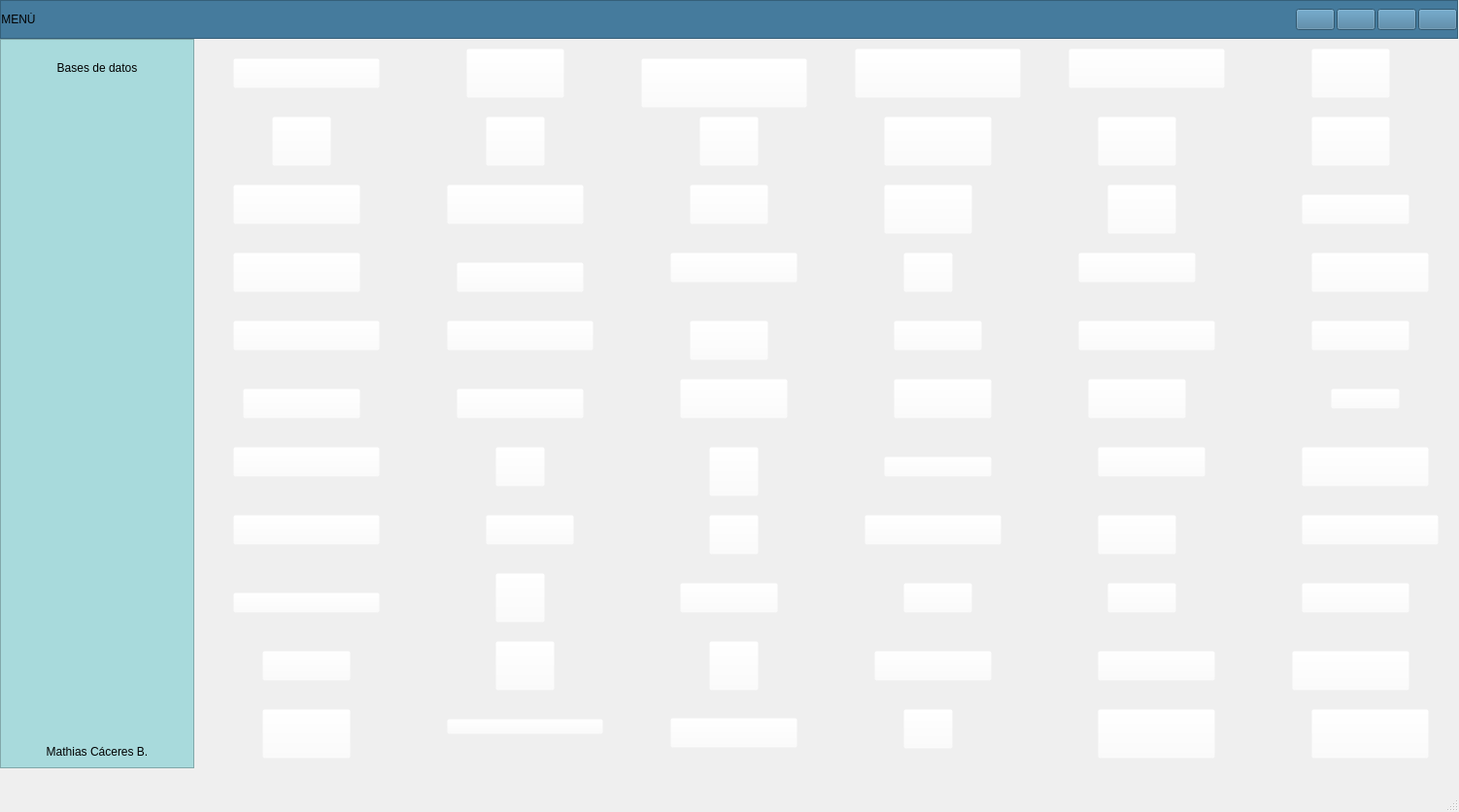
<?xml version="1.0" encoding="UTF-8"?>
<ui version="4.0">
 <class>MainWindow</class>
 <widget class="QMainWindow" name="MainWindow">
  <property name="geometry">
   <rect>
    <x>0</x>
    <y>0</y>
    <width>1502</width>
    <height>836</height>
   </rect>
  </property>
  <property name="windowTitle">
   <string>MainWindow</string>
  </property>
  <widget class="QWidget" name="centralwidget">
   <widget class="QFrame" name="Frame_Superior">
    <property name="geometry">
     <rect>
      <x>0</x>
      <y>0</y>
      <width>1501</width>
      <height>40</height>
     </rect>
    </property>
    <property name="minimumSize">
     <size>
      <width>0</width>
      <height>40</height>
     </size>
    </property>
    <property name="maximumSize">
     <size>
      <width>16777215</width>
      <height>40</height>
     </size>
    </property>
    <property name="styleSheet">
     <string notr="true">background-color: rgb(69, 123, 157);</string>
    </property>
    <property name="frameShape">
     <enum>QFrame::StyledPanel</enum>
    </property>
    <property name="frameShadow">
     <enum>QFrame::Raised</enum>
    </property>
    <layout class="QHBoxLayout" name="horizontalLayout_2">
     <property name="spacing">
      <number>2</number>
     </property>
     <property name="leftMargin">
      <number>0</number>
     </property>
     <property name="topMargin">
      <number>0</number>
     </property>
     <property name="rightMargin">
      <number>0</number>
     </property>
     <property name="bottomMargin">
      <number>0</number>
     </property>
     <item>
      <widget class="QPushButton" name="btn_menu">
       <property name="minimumSize">
        <size>
         <width>0</width>
         <height>0</height>
        </size>
       </property>
       <property name="maximumSize">
        <size>
         <width>16777215</width>
         <height>16777215</height>
        </size>
       </property>
       <property name="layoutDirection">
        <enum>Qt::LeftToRight</enum>
       </property>
       <property name="styleSheet">
        <string notr="true">QPushButton{
background-color:#457b9d;
font:87 12pt&quot;Arial Black&quot;;
border-radius:0px;
}

QPushButton:hover{
background-color: #a8dadc;
font:87 12pt&quot;Arial Back&quot;;
border-radius:0px;
}</string>
       </property>
       <property name="text">
        <string>MENÚ</string>
       </property>
       <property name="icon">
        <iconset>
         <normaloff>../../../Imagenes/bars-solid.svg</normaloff>../../../Imagenes/bars-solid.svg</iconset>
       </property>
      </widget>
     </item>
     <item>
      <spacer name="horizontalSpacer">
       <property name="orientation">
        <enum>Qt::Horizontal</enum>
       </property>
       <property name="sizeHint" stdset="0">
        <size>
         <width>523</width>
         <height>20</height>
        </size>
       </property>
      </spacer>
     </item>
     <item>
      <widget class="QPushButton" name="btn_minimizar">
       <property name="styleSheet">
        <string notr="true">QPushButtom{
border:0px;
}
QPushButton:hover{
border:5px solid #a8dadc;
background-color:#a8dadc;
}
</string>
       </property>
       <property name="text">
        <string/>
       </property>
       <property name="icon">
        <iconset>
         <normaloff>../../../Imagenes/window-minimize-solid.svg</normaloff>../../../Imagenes/window-minimize-solid.svg</iconset>
       </property>
      </widget>
     </item>
     <item>
      <widget class="QPushButton" name="btn_restaurar">
       <property name="styleSheet">
        <string notr="true">QPushButtom{
border:0px;
}
QPushButton:hover{
border:5px solid #a8dadc;
background-color:#a8dadc;
}</string>
       </property>
       <property name="text">
        <string/>
       </property>
       <property name="icon">
        <iconset>
         <normaloff>../../../Imagenes/window-restore-regular.svg</normaloff>../../../Imagenes/window-restore-regular.svg</iconset>
       </property>
      </widget>
     </item>
     <item>
      <widget class="QPushButton" name="btn_maximizar">
       <property name="styleSheet">
        <string notr="true">QPushButtom{
border:0px;
}
QPushButton:hover{
border:5px solid #a8dadc;
background-color:#a8dadc;
}</string>
       </property>
       <property name="text">
        <string/>
       </property>
       <property name="icon">
        <iconset>
         <normaloff>../../../Imagenes/window-maximize-solid.svg</normaloff>../../../Imagenes/window-maximize-solid.svg</iconset>
       </property>
      </widget>
     </item>
     <item>
      <widget class="QPushButton" name="btn_cerrar">
       <property name="maximumSize">
        <size>
         <width>16777215</width>
         <height>16777215</height>
        </size>
       </property>
       <property name="styleSheet">
        <string notr="true">QPushButtom{
border:0px;
}
QPushButton:hover{
border:5px solid #a8dadc;
background-color:#a8dadc;
}</string>
       </property>
       <property name="text">
        <string/>
       </property>
       <property name="icon">
        <iconset>
         <normaloff>../../../Imagenes/times-circle-solid.svg</normaloff>../../../Imagenes/times-circle-solid.svg</iconset>
       </property>
      </widget>
     </item>
    </layout>
   </widget>
   <widget class="QFrame" name="Frame_Inferior_Izq">
    <property name="geometry">
     <rect>
      <x>0</x>
      <y>40</y>
      <width>200</width>
      <height>751</height>
     </rect>
    </property>
    <property name="minimumSize">
     <size>
      <width>200</width>
      <height>0</height>
     </size>
    </property>
    <property name="maximumSize">
     <size>
      <width>200</width>
      <height>16777215</height>
     </size>
    </property>
    <property name="styleSheet">
     <string notr="true">QFrame{
background-color:#a8dadc;}

QPushButton{
background-color:#a8dadc;
border-top-left-radius: 20px;
border-bottom-left-radius: 20px;
font: 75 12pt &quot;Arial Narrow&quot;;
}
QPushButton:hover{
background-color:#a8dadc;
border-top-left-radius:20px;
border-bottom-left-radius:20px;
font: 75 12pt&quot;Arial Narrow&quot;;
}</string>
    </property>
    <property name="frameShape">
     <enum>QFrame::StyledPanel</enum>
    </property>
    <property name="frameShadow">
     <enum>QFrame::Raised</enum>
    </property>
    <layout class="QVBoxLayout" name="verticalLayout_3">
     <item>
      <widget class="QPushButton" name="pushButton_6">
       <property name="minimumSize">
        <size>
         <width>0</width>
         <height>40</height>
        </size>
       </property>
       <property name="maximumSize">
        <size>
         <width>16777215</width>
         <height>40</height>
        </size>
       </property>
       <property name="styleSheet">
        <string notr="true">QFrame{
background-color:#a8dadc;}

QPushButton{
background-color:#a8dadc;
border-top-left-radius: 20px;
border-bottom-left-radius: 20px;
font: 75 12pt &quot;Arial Narrow&quot;;
}
QPushButton:hover{
background-color:#f1faee;
border-top-left-radius:20px;
border-bottom-left-radius:20px;
font: 75 12pt&quot;Arial Narrow&quot;;
}
</string>
       </property>
       <property name="text">
        <string>Bases de datos</string>
       </property>
       <property name="icon">
        <iconset>
         <normaloff>../../../Imagenes/pencil-ruler-solid.svg</normaloff>../../../Imagenes/pencil-ruler-solid.svg</iconset>
       </property>
      </widget>
     </item>
     <item>
      <spacer name="verticalSpacer">
       <property name="orientation">
        <enum>Qt::Vertical</enum>
       </property>
       <property name="sizeHint" stdset="0">
        <size>
         <width>20</width>
         <height>194</height>
        </size>
       </property>
      </spacer>
     </item>
     <item>
      <widget class="QLabel" name="label">
       <property name="text">
        <string>Mathias Cáceres B.</string>
       </property>
       <property name="alignment">
        <set>Qt::AlignCenter</set>
       </property>
      </widget>
     </item>
    </layout>
   </widget>
   <widget class="QLabel" name="label_2">
    <property name="geometry">
     <rect>
      <x>200</x>
      <y>40</y>
      <width>1311</width>
      <height>751</height>
     </rect>
    </property>
    <property name="styleSheet">
     <string notr="true">background-image: url(:/Imagenes/parte1.png);
border-image: url(:/Imagenes/parte1.png);</string>
    </property>
    <property name="text">
     <string/>
    </property>
    <property name="scaledContents">
     <bool>true</bool>
    </property>
   </widget>
   <widget class="QPushButton" name="pushButton_2">
    <property name="geometry">
     <rect>
      <x>240</x>
      <y>60</y>
      <width>151</width>
      <height>31</height>
     </rect>
    </property>
    <property name="styleSheet">
     <string notr="true">background-color: rgba(255, 255, 255, 0);</string>
    </property>
    <property name="text">
     <string/>
    </property>
   </widget>
   <widget class="QPushButton" name="pushButton_3">
    <property name="geometry">
     <rect>
      <x>480</x>
      <y>50</y>
      <width>101</width>
      <height>51</height>
     </rect>
    </property>
    <property name="styleSheet">
     <string notr="true">background-color: rgba(255, 255, 255, 0);</string>
    </property>
    <property name="text">
     <string/>
    </property>
   </widget>
   <widget class="QPushButton" name="pushButton_4">
    <property name="geometry">
     <rect>
      <x>660</x>
      <y>60</y>
      <width>171</width>
      <height>51</height>
     </rect>
    </property>
    <property name="styleSheet">
     <string notr="true">background-color: rgba(255, 255, 255, 0);</string>
    </property>
    <property name="text">
     <string/>
    </property>
   </widget>
   <widget class="QPushButton" name="pushButton_5">
    <property name="geometry">
     <rect>
      <x>880</x>
      <y>50</y>
      <width>171</width>
      <height>51</height>
     </rect>
    </property>
    <property name="styleSheet">
     <string notr="true">background-color: rgba(255, 255, 255, 0);</string>
    </property>
    <property name="text">
     <string/>
    </property>
   </widget>
   <widget class="QPushButton" name="pushButton_7">
    <property name="geometry">
     <rect>
      <x>1100</x>
      <y>50</y>
      <width>161</width>
      <height>41</height>
     </rect>
    </property>
    <property name="styleSheet">
     <string notr="true">background-color: rgba(255, 255, 255, 0);</string>
    </property>
    <property name="text">
     <string/>
    </property>
   </widget>
   <widget class="QPushButton" name="pushButton_8">
    <property name="geometry">
     <rect>
      <x>1350</x>
      <y>50</y>
      <width>81</width>
      <height>51</height>
     </rect>
    </property>
    <property name="styleSheet">
     <string notr="true">background-color: rgba(255, 255, 255, 0);</string>
    </property>
    <property name="text">
     <string/>
    </property>
   </widget>
   <widget class="QPushButton" name="pushButton_9">
    <property name="geometry">
     <rect>
      <x>280</x>
      <y>120</y>
      <width>61</width>
      <height>51</height>
     </rect>
    </property>
    <property name="styleSheet">
     <string notr="true">background-color: rgba(255, 255, 255, 0);</string>
    </property>
    <property name="text">
     <string/>
    </property>
   </widget>
   <widget class="QPushButton" name="pushButton_10">
    <property name="geometry">
     <rect>
      <x>500</x>
      <y>120</y>
      <width>61</width>
      <height>51</height>
     </rect>
    </property>
    <property name="styleSheet">
     <string notr="true">background-color: rgba(255, 255, 255, 0);</string>
    </property>
    <property name="text">
     <string/>
    </property>
   </widget>
   <widget class="QPushButton" name="pushButton_11">
    <property name="geometry">
     <rect>
      <x>720</x>
      <y>120</y>
      <width>61</width>
      <height>51</height>
     </rect>
    </property>
    <property name="styleSheet">
     <string notr="true">background-color: rgba(255, 255, 255, 0);</string>
    </property>
    <property name="text">
     <string/>
    </property>
   </widget>
   <widget class="QPushButton" name="pushButton_12">
    <property name="geometry">
     <rect>
      <x>910</x>
      <y>120</y>
      <width>111</width>
      <height>51</height>
     </rect>
    </property>
    <property name="styleSheet">
     <string notr="true">background-color: rgba(255, 255, 255, 0);</string>
    </property>
    <property name="text">
     <string/>
    </property>
   </widget>
   <widget class="QPushButton" name="pushButton_13">
    <property name="geometry">
     <rect>
      <x>1130</x>
      <y>120</y>
      <width>81</width>
      <height>51</height>
     </rect>
    </property>
    <property name="styleSheet">
     <string notr="true">background-color: rgba(255, 255, 255, 0);</string>
    </property>
    <property name="text">
     <string/>
    </property>
   </widget>
   <widget class="QPushButton" name="pushButton_14">
    <property name="geometry">
     <rect>
      <x>1350</x>
      <y>120</y>
      <width>81</width>
      <height>51</height>
     </rect>
    </property>
    <property name="styleSheet">
     <string notr="true">background-color: rgba(255, 255, 255, 0);</string>
    </property>
    <property name="text">
     <string/>
    </property>
   </widget>
   <widget class="QPushButton" name="pushButton_15">
    <property name="geometry">
     <rect>
      <x>240</x>
      <y>190</y>
      <width>131</width>
      <height>41</height>
     </rect>
    </property>
    <property name="styleSheet">
     <string notr="true">background-color: rgba(255, 255, 255, 0);</string>
    </property>
    <property name="text">
     <string/>
    </property>
   </widget>
   <widget class="QPushButton" name="pushButton_16">
    <property name="geometry">
     <rect>
      <x>460</x>
      <y>190</y>
      <width>141</width>
      <height>41</height>
     </rect>
    </property>
    <property name="styleSheet">
     <string notr="true">background-color: rgba(255, 255, 255, 0);</string>
    </property>
    <property name="text">
     <string/>
    </property>
   </widget>
   <widget class="QPushButton" name="pushButton_17">
    <property name="geometry">
     <rect>
      <x>710</x>
      <y>190</y>
      <width>81</width>
      <height>41</height>
     </rect>
    </property>
    <property name="styleSheet">
     <string notr="true">background-color: rgba(255, 255, 255, 0);</string>
    </property>
    <property name="text">
     <string/>
    </property>
   </widget>
   <widget class="QPushButton" name="pushButton_18">
    <property name="geometry">
     <rect>
      <x>910</x>
      <y>190</y>
      <width>91</width>
      <height>51</height>
     </rect>
    </property>
    <property name="styleSheet">
     <string notr="true">background-color: rgba(255, 255, 255, 0);</string>
    </property>
    <property name="text">
     <string/>
    </property>
   </widget>
   <widget class="QPushButton" name="pushButton_19">
    <property name="geometry">
     <rect>
      <x>1140</x>
      <y>190</y>
      <width>71</width>
      <height>51</height>
     </rect>
    </property>
    <property name="styleSheet">
     <string notr="true">background-color: rgba(255, 255, 255, 0);</string>
    </property>
    <property name="text">
     <string/>
    </property>
   </widget>
   <widget class="QPushButton" name="pushButton_20">
    <property name="geometry">
     <rect>
      <x>1340</x>
      <y>200</y>
      <width>111</width>
      <height>31</height>
     </rect>
    </property>
    <property name="styleSheet">
     <string notr="true">background-color: rgba(255, 255, 255, 0);</string>
    </property>
    <property name="text">
     <string/>
    </property>
   </widget>
   <widget class="QPushButton" name="pushButton_21">
    <property name="geometry">
     <rect>
      <x>240</x>
      <y>260</y>
      <width>131</width>
      <height>41</height>
     </rect>
    </property>
    <property name="styleSheet">
     <string notr="true">background-color: rgba(255, 255, 255, 0);</string>
    </property>
    <property name="text">
     <string/>
    </property>
   </widget>
   <widget class="QPushButton" name="pushButton_22">
    <property name="geometry">
     <rect>
      <x>470</x>
      <y>270</y>
      <width>131</width>
      <height>31</height>
     </rect>
    </property>
    <property name="styleSheet">
     <string notr="true">background-color: rgba(255, 255, 255, 0);</string>
    </property>
    <property name="text">
     <string/>
    </property>
   </widget>
   <widget class="QPushButton" name="pushButton_23">
    <property name="geometry">
     <rect>
      <x>690</x>
      <y>260</y>
      <width>131</width>
      <height>31</height>
     </rect>
    </property>
    <property name="styleSheet">
     <string notr="true">background-color: rgba(255, 255, 255, 0);</string>
    </property>
    <property name="text">
     <string/>
    </property>
   </widget>
   <widget class="QPushButton" name="pushButton_24">
    <property name="geometry">
     <rect>
      <x>930</x>
      <y>260</y>
      <width>51</width>
      <height>41</height>
     </rect>
    </property>
    <property name="styleSheet">
     <string notr="true">background-color: rgba(255, 255, 255, 0);</string>
    </property>
    <property name="text">
     <string/>
    </property>
   </widget>
   <widget class="QPushButton" name="pushButton_25">
    <property name="geometry">
     <rect>
      <x>1110</x>
      <y>260</y>
      <width>121</width>
      <height>31</height>
     </rect>
    </property>
    <property name="styleSheet">
     <string notr="true">background-color: rgba(255, 255, 255, 0);</string>
    </property>
    <property name="text">
     <string/>
    </property>
   </widget>
   <widget class="QPushButton" name="pushButton_26">
    <property name="geometry">
     <rect>
      <x>1350</x>
      <y>260</y>
      <width>121</width>
      <height>41</height>
     </rect>
    </property>
    <property name="styleSheet">
     <string notr="true">background-color: rgba(255, 255, 255, 0);</string>
    </property>
    <property name="text">
     <string/>
    </property>
   </widget>
   <widget class="QPushButton" name="pushButton_27">
    <property name="geometry">
     <rect>
      <x>240</x>
      <y>330</y>
      <width>151</width>
      <height>31</height>
     </rect>
    </property>
    <property name="styleSheet">
     <string notr="true">background-color: rgba(255, 255, 255, 0);</string>
    </property>
    <property name="text">
     <string/>
    </property>
   </widget>
   <widget class="QPushButton" name="pushButton_28">
    <property name="geometry">
     <rect>
      <x>460</x>
      <y>330</y>
      <width>151</width>
      <height>31</height>
     </rect>
    </property>
    <property name="styleSheet">
     <string notr="true">background-color: rgba(255, 255, 255, 0);</string>
    </property>
    <property name="text">
     <string/>
    </property>
   </widget>
   <widget class="QPushButton" name="pushButton_29">
    <property name="geometry">
     <rect>
      <x>710</x>
      <y>330</y>
      <width>81</width>
      <height>41</height>
     </rect>
    </property>
    <property name="styleSheet">
     <string notr="true">background-color: rgba(255, 255, 255, 0);</string>
    </property>
    <property name="text">
     <string/>
    </property>
   </widget>
   <widget class="QPushButton" name="pushButton_30">
    <property name="geometry">
     <rect>
      <x>920</x>
      <y>330</y>
      <width>91</width>
      <height>31</height>
     </rect>
    </property>
    <property name="styleSheet">
     <string notr="true">background-color: rgba(255, 255, 255, 0);</string>
    </property>
    <property name="text">
     <string/>
    </property>
   </widget>
   <widget class="QPushButton" name="pushButton_31">
    <property name="geometry">
     <rect>
      <x>1110</x>
      <y>330</y>
      <width>141</width>
      <height>31</height>
     </rect>
    </property>
    <property name="styleSheet">
     <string notr="true">background-color: rgba(255, 255, 255, 0);</string>
    </property>
    <property name="text">
     <string/>
    </property>
   </widget>
   <widget class="QPushButton" name="pushButton_32">
    <property name="geometry">
     <rect>
      <x>1350</x>
      <y>330</y>
      <width>101</width>
      <height>31</height>
     </rect>
    </property>
    <property name="styleSheet">
     <string notr="true">background-color: rgba(255, 255, 255, 0);</string>
    </property>
    <property name="text">
     <string/>
    </property>
   </widget>
   <widget class="QPushButton" name="pushButton_33">
    <property name="geometry">
     <rect>
      <x>250</x>
      <y>400</y>
      <width>121</width>
      <height>31</height>
     </rect>
    </property>
    <property name="styleSheet">
     <string notr="true">background-color: rgba(255, 255, 255, 0);</string>
    </property>
    <property name="text">
     <string/>
    </property>
   </widget>
   <widget class="QPushButton" name="pushButton_34">
    <property name="geometry">
     <rect>
      <x>470</x>
      <y>400</y>
      <width>131</width>
      <height>31</height>
     </rect>
    </property>
    <property name="styleSheet">
     <string notr="true">background-color: rgba(255, 255, 255, 0);</string>
    </property>
    <property name="text">
     <string/>
    </property>
   </widget>
   <widget class="QPushButton" name="pushButton_35">
    <property name="geometry">
     <rect>
      <x>700</x>
      <y>390</y>
      <width>111</width>
      <height>41</height>
     </rect>
    </property>
    <property name="styleSheet">
     <string notr="true">background-color: rgba(255, 255, 255, 0);</string>
    </property>
    <property name="text">
     <string/>
    </property>
   </widget>
   <widget class="QPushButton" name="pushButton_36">
    <property name="geometry">
     <rect>
      <x>920</x>
      <y>390</y>
      <width>101</width>
      <height>41</height>
     </rect>
    </property>
    <property name="styleSheet">
     <string notr="true">background-color: rgba(255, 255, 255, 0);</string>
    </property>
    <property name="text">
     <string/>
    </property>
   </widget>
   <widget class="QPushButton" name="pushButton_37">
    <property name="geometry">
     <rect>
      <x>1120</x>
      <y>390</y>
      <width>101</width>
      <height>41</height>
     </rect>
    </property>
    <property name="styleSheet">
     <string notr="true">background-color: rgba(255, 255, 255, 0);</string>
    </property>
    <property name="text">
     <string/>
    </property>
   </widget>
   <widget class="QPushButton" name="pushButton_38">
    <property name="geometry">
     <rect>
      <x>1370</x>
      <y>400</y>
      <width>71</width>
      <height>21</height>
     </rect>
    </property>
    <property name="styleSheet">
     <string notr="true">background-color: rgba(255, 255, 255, 0);</string>
    </property>
    <property name="text">
     <string/>
    </property>
   </widget>
   <widget class="QPushButton" name="pushButton_39">
    <property name="geometry">
     <rect>
      <x>240</x>
      <y>460</y>
      <width>151</width>
      <height>31</height>
     </rect>
    </property>
    <property name="styleSheet">
     <string notr="true">background-color: rgba(255, 255, 255, 0);</string>
    </property>
    <property name="text">
     <string/>
    </property>
   </widget>
   <widget class="QPushButton" name="pushButton_40">
    <property name="geometry">
     <rect>
      <x>510</x>
      <y>460</y>
      <width>51</width>
      <height>41</height>
     </rect>
    </property>
    <property name="styleSheet">
     <string notr="true">background-color: rgba(255, 255, 255, 0);</string>
    </property>
    <property name="text">
     <string/>
    </property>
   </widget>
   <widget class="QPushButton" name="pushButton_41">
    <property name="geometry">
     <rect>
      <x>730</x>
      <y>460</y>
      <width>51</width>
      <height>51</height>
     </rect>
    </property>
    <property name="styleSheet">
     <string notr="true">background-color: rgba(255, 255, 255, 0);</string>
    </property>
    <property name="text">
     <string/>
    </property>
   </widget>
   <widget class="QPushButton" name="pushButton_42">
    <property name="geometry">
     <rect>
      <x>910</x>
      <y>470</y>
      <width>111</width>
      <height>21</height>
     </rect>
    </property>
    <property name="styleSheet">
     <string notr="true">background-color: rgba(255, 255, 255, 0);</string>
    </property>
    <property name="text">
     <string/>
    </property>
   </widget>
   <widget class="QPushButton" name="pushButton_43">
    <property name="geometry">
     <rect>
      <x>1130</x>
      <y>460</y>
      <width>111</width>
      <height>31</height>
     </rect>
    </property>
    <property name="styleSheet">
     <string notr="true">background-color: rgba(255, 255, 255, 0);</string>
    </property>
    <property name="text">
     <string/>
    </property>
   </widget>
   <widget class="QPushButton" name="pushButton_44">
    <property name="geometry">
     <rect>
      <x>1340</x>
      <y>460</y>
      <width>131</width>
      <height>41</height>
     </rect>
    </property>
    <property name="styleSheet">
     <string notr="true">background-color: rgba(255, 255, 255, 0);</string>
    </property>
    <property name="text">
     <string/>
    </property>
   </widget>
   <widget class="QPushButton" name="pushButton_45">
    <property name="geometry">
     <rect>
      <x>240</x>
      <y>530</y>
      <width>151</width>
      <height>31</height>
     </rect>
    </property>
    <property name="styleSheet">
     <string notr="true">background-color: rgba(255, 255, 255, 0);</string>
    </property>
    <property name="text">
     <string/>
    </property>
   </widget>
   <widget class="QPushButton" name="pushButton_46">
    <property name="geometry">
     <rect>
      <x>500</x>
      <y>530</y>
      <width>91</width>
      <height>31</height>
     </rect>
    </property>
    <property name="styleSheet">
     <string notr="true">background-color: rgba(255, 255, 255, 0);</string>
    </property>
    <property name="text">
     <string/>
    </property>
   </widget>
   <widget class="QPushButton" name="pushButton_47">
    <property name="geometry">
     <rect>
      <x>730</x>
      <y>530</y>
      <width>51</width>
      <height>41</height>
     </rect>
    </property>
    <property name="styleSheet">
     <string notr="true">background-color: rgba(255, 255, 255, 0);</string>
    </property>
    <property name="text">
     <string/>
    </property>
   </widget>
   <widget class="QPushButton" name="pushButton_48">
    <property name="geometry">
     <rect>
      <x>890</x>
      <y>530</y>
      <width>141</width>
      <height>31</height>
     </rect>
    </property>
    <property name="styleSheet">
     <string notr="true">background-color: rgba(255, 255, 255, 0);</string>
    </property>
    <property name="text">
     <string/>
    </property>
   </widget>
   <widget class="QPushButton" name="pushButton_49">
    <property name="geometry">
     <rect>
      <x>1130</x>
      <y>530</y>
      <width>81</width>
      <height>41</height>
     </rect>
    </property>
    <property name="styleSheet">
     <string notr="true">background-color: rgba(255, 255, 255, 0);</string>
    </property>
    <property name="text">
     <string/>
    </property>
   </widget>
   <widget class="QPushButton" name="pushButton_50">
    <property name="geometry">
     <rect>
      <x>1340</x>
      <y>530</y>
      <width>141</width>
      <height>31</height>
     </rect>
    </property>
    <property name="styleSheet">
     <string notr="true">background-color: rgba(255, 255, 255, 0);</string>
    </property>
    <property name="text">
     <string/>
    </property>
   </widget>
   <widget class="QPushButton" name="pushButton_51">
    <property name="geometry">
     <rect>
      <x>240</x>
      <y>610</y>
      <width>151</width>
      <height>21</height>
     </rect>
    </property>
    <property name="styleSheet">
     <string notr="true">background-color: rgba(255, 255, 255, 0);</string>
    </property>
    <property name="text">
     <string/>
    </property>
   </widget>
   <widget class="QPushButton" name="pushButton_52">
    <property name="geometry">
     <rect>
      <x>510</x>
      <y>590</y>
      <width>51</width>
      <height>51</height>
     </rect>
    </property>
    <property name="styleSheet">
     <string notr="true">background-color: rgba(255, 255, 255, 0);</string>
    </property>
    <property name="text">
     <string/>
    </property>
   </widget>
   <widget class="QPushButton" name="pushButton_53">
    <property name="geometry">
     <rect>
      <x>700</x>
      <y>600</y>
      <width>101</width>
      <height>31</height>
     </rect>
    </property>
    <property name="styleSheet">
     <string notr="true">background-color: rgba(255, 255, 255, 0);</string>
    </property>
    <property name="text">
     <string/>
    </property>
   </widget>
   <widget class="QPushButton" name="pushButton_54">
    <property name="geometry">
     <rect>
      <x>930</x>
      <y>600</y>
      <width>71</width>
      <height>31</height>
     </rect>
    </property>
    <property name="styleSheet">
     <string notr="true">background-color: rgba(255, 255, 255, 0);</string>
    </property>
    <property name="text">
     <string/>
    </property>
   </widget>
   <widget class="QPushButton" name="pushButton_55">
    <property name="geometry">
     <rect>
      <x>1140</x>
      <y>600</y>
      <width>71</width>
      <height>31</height>
     </rect>
    </property>
    <property name="styleSheet">
     <string notr="true">background-color: rgba(255, 255, 255, 0);</string>
    </property>
    <property name="text">
     <string/>
    </property>
   </widget>
   <widget class="QPushButton" name="pushButton_56">
    <property name="geometry">
     <rect>
      <x>1340</x>
      <y>600</y>
      <width>111</width>
      <height>31</height>
     </rect>
    </property>
    <property name="styleSheet">
     <string notr="true">background-color: rgba(255, 255, 255, 0);</string>
    </property>
    <property name="text">
     <string/>
    </property>
   </widget>
   <widget class="QPushButton" name="pushButton_57">
    <property name="geometry">
     <rect>
      <x>270</x>
      <y>670</y>
      <width>91</width>
      <height>31</height>
     </rect>
    </property>
    <property name="styleSheet">
     <string notr="true">background-color: rgba(255, 255, 255, 0);</string>
    </property>
    <property name="text">
     <string/>
    </property>
   </widget>
   <widget class="QPushButton" name="pushButton_58">
    <property name="geometry">
     <rect>
      <x>510</x>
      <y>660</y>
      <width>61</width>
      <height>51</height>
     </rect>
    </property>
    <property name="styleSheet">
     <string notr="true">background-color: rgba(255, 255, 255, 0);</string>
    </property>
    <property name="text">
     <string/>
    </property>
   </widget>
   <widget class="QPushButton" name="pushButton_59">
    <property name="geometry">
     <rect>
      <x>730</x>
      <y>660</y>
      <width>51</width>
      <height>51</height>
     </rect>
    </property>
    <property name="styleSheet">
     <string notr="true">background-color: rgba(255, 255, 255, 0);</string>
    </property>
    <property name="text">
     <string/>
    </property>
   </widget>
   <widget class="QPushButton" name="pushButton_60">
    <property name="geometry">
     <rect>
      <x>900</x>
      <y>670</y>
      <width>121</width>
      <height>31</height>
     </rect>
    </property>
    <property name="styleSheet">
     <string notr="true">background-color: rgba(255, 255, 255, 0);</string>
    </property>
    <property name="text">
     <string/>
    </property>
   </widget>
   <widget class="QPushButton" name="pushButton_61">
    <property name="geometry">
     <rect>
      <x>1130</x>
      <y>670</y>
      <width>121</width>
      <height>31</height>
     </rect>
    </property>
    <property name="styleSheet">
     <string notr="true">background-color: rgba(255, 255, 255, 0);</string>
    </property>
    <property name="text">
     <string/>
    </property>
   </widget>
   <widget class="QPushButton" name="pushButton_62">
    <property name="geometry">
     <rect>
      <x>1330</x>
      <y>670</y>
      <width>121</width>
      <height>41</height>
     </rect>
    </property>
    <property name="styleSheet">
     <string notr="true">background-color: rgba(255, 255, 255, 0);</string>
    </property>
    <property name="text">
     <string/>
    </property>
   </widget>
   <widget class="QPushButton" name="pushButton_63">
    <property name="geometry">
     <rect>
      <x>270</x>
      <y>730</y>
      <width>91</width>
      <height>51</height>
     </rect>
    </property>
    <property name="styleSheet">
     <string notr="true">background-color: rgba(255, 255, 255, 0);</string>
    </property>
    <property name="text">
     <string/>
    </property>
   </widget>
   <widget class="QPushButton" name="pushButton_64">
    <property name="geometry">
     <rect>
      <x>460</x>
      <y>740</y>
      <width>161</width>
      <height>16</height>
     </rect>
    </property>
    <property name="styleSheet">
     <string notr="true">background-color: rgba(255, 255, 255, 0);</string>
    </property>
    <property name="text">
     <string/>
    </property>
   </widget>
   <widget class="QPushButton" name="pushButton_65">
    <property name="geometry">
     <rect>
      <x>690</x>
      <y>739</y>
      <width>131</width>
      <height>31</height>
     </rect>
    </property>
    <property name="styleSheet">
     <string notr="true">background-color: rgba(255, 255, 255, 0);</string>
    </property>
    <property name="text">
     <string/>
    </property>
   </widget>
   <widget class="QPushButton" name="pushButton_66">
    <property name="geometry">
     <rect>
      <x>930</x>
      <y>730</y>
      <width>51</width>
      <height>41</height>
     </rect>
    </property>
    <property name="styleSheet">
     <string notr="true">background-color: rgba(255, 255, 255, 0);</string>
    </property>
    <property name="text">
     <string/>
    </property>
   </widget>
   <widget class="QPushButton" name="pushButton_67">
    <property name="geometry">
     <rect>
      <x>1130</x>
      <y>730</y>
      <width>121</width>
      <height>51</height>
     </rect>
    </property>
    <property name="styleSheet">
     <string notr="true">background-color: rgba(255, 255, 255, 0);</string>
    </property>
    <property name="text">
     <string/>
    </property>
   </widget>
   <widget class="QPushButton" name="pushButton_68">
    <property name="geometry">
     <rect>
      <x>1350</x>
      <y>730</y>
      <width>121</width>
      <height>51</height>
     </rect>
    </property>
    <property name="styleSheet">
     <string notr="true">background-color: rgba(255, 255, 255, 0);</string>
    </property>
    <property name="text">
     <string/>
    </property>
   </widget>
  </widget>
  <widget class="QMenuBar" name="menubar">
   <property name="geometry">
    <rect>
     <x>0</x>
     <y>0</y>
     <width>1502</width>
     <height>26</height>
    </rect>
   </property>
  </widget>
  <widget class="QStatusBar" name="statusbar"/>
 </widget>
 <resources>
  <include location="Historia Edicion.qrc"/>
 </resources>
 <connections/>
</ui>
